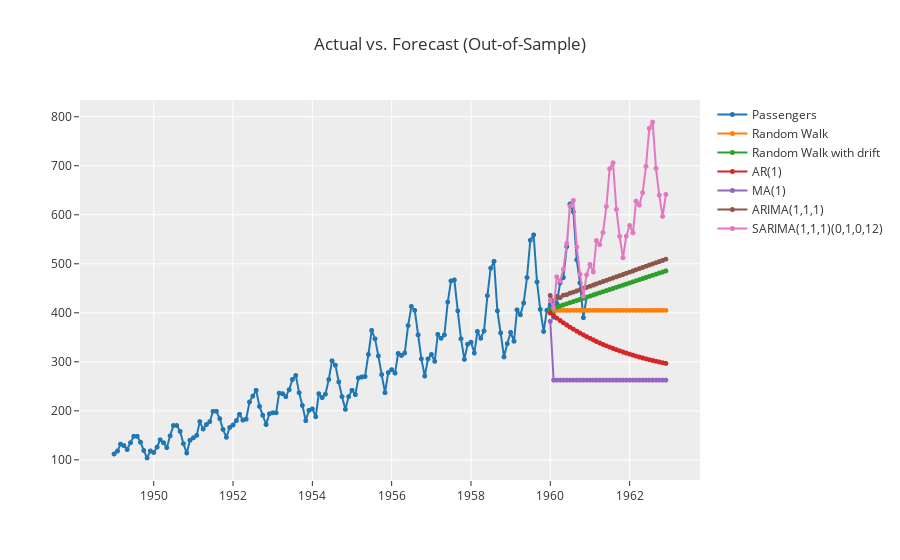

Source (notebook cell):
### Code cell
exp.plot_model(my_models, plot='forecast', data_kwargs={'fh':36, 'labels':my_model_lables})

### Figure 1 — Plotly figure (JSON) as saved in the notebook; plotly's stock layout.template omitted (floating-point values rounded to 4 significant figures; data arrays with more than 128 entries replaced by an {"elided": "..."} marker saying what was removed)
{"data": [{"line": {"color": "rgb(31, 119, 180)", "width": 2}, "marker": {"color": "rgb(31, 119, 180)", "size": 5}, "mode": "lines+markers", "name": "Passengers", "type": "scattergl", "x": {"elided": "168 str values"}, "xaxis": "x", "y": {"elided": "168 int values"}, "yaxis": "y"}, {"line": {"color": "rgb(255, 127, 14)", "width": 2}, "marker": {"color": "rgb(255, 127, 14)", "size": 5}, "mode": "lines+markers", "name": "Random Walk", "type": "scattergl", "x": {"elided": "168 str values"}, "xaxis": "x", "y": {"elided": "168 int values"}, "yaxis": "y"}, {"line": {"color": "rgb(44, 160, 44)", "width": 2}, "marker": {"color": "rgb(44, 160, 44)", "size": 5}, "mode": "lines+markers", "name": "Random Walk with drift", "type": "scattergl", "x": {"elided": "168 str values"}, "xaxis": "x", "y": {"elided": "168 float values"}, "yaxis": "y"}, {"line": {"color": "rgb(214, 39, 40)", "width": 2}, "marker": {"color": "rgb(214, 39, 40)", "size": 5}, "mode": "lines+markers", "name": "AR(1)", "type": "scattergl", "x": {"elided": "168 str values"}, "xaxis": "x", "y": {"elided": "168 float values"}, "yaxis": "y"}, {"line": {"color": "rgb(148, 103, 189)", "width": 2}, "marker": {"color": "rgb(148, 103, 189)", "size": 5}, "mode": "lines+markers", "name": "MA(1)", "type": "scattergl", "x": {"elided": "168 str values"}, "xaxis": "x", "y": {"elided": "168 float values"}, "yaxis": "y"}, {"line": {"color": "rgb(140, 86, 75)", "width": 2}, "marker": {"color": "rgb(140, 86, 75)", "size": 5}, "mode": "lines+markers", "name": "ARIMA(1,1,1)", "type": "scattergl", "x": {"elided": "168 str values"}, "xaxis": "x", "y": {"elided": "168 float values"}, "yaxis": "y"}, {"line": {"color": "rgb(227, 119, 194)", "width": 2}, "marker": {"color": "rgb(227, 119, 194)", "size": 5}, "mode": "lines+markers", "name": "SARIMA(1,1,1)(0,1,0,12)", "type": "scattergl", "x": {"elided": "168 str values"}, "xaxis": "x", "y": {"elided": "168 float values"}, "yaxis": "y"}], "layout": {"showlegend": true, "title": {"text": "Actual vs. Forecast (Out-of-Sample)"}, "xaxis": {"anchor": "y", "domain": [0, 1]}, "yaxis": {"anchor": "x", "domain": [0, 1]}}}
